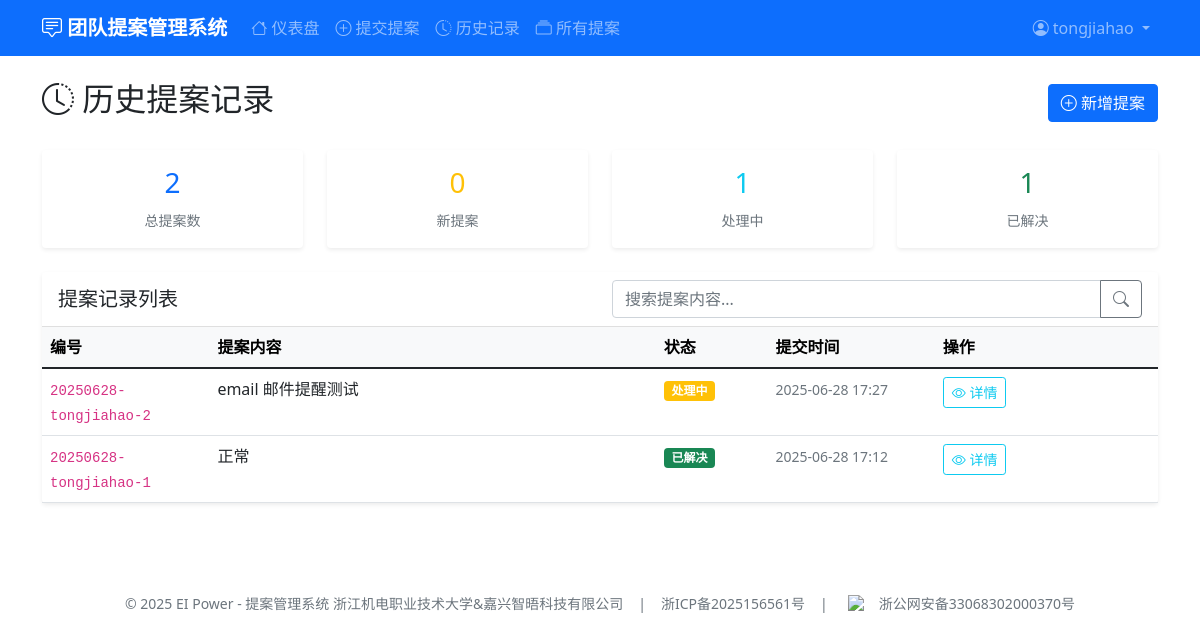
The app's page /history (signed in) with its own data.
### tables this page shows
CREATE TABLE users (
            id INTEGER PRIMARY KEY AUTOINCREMENT,
            username TEXT UNIQUE NOT NULL,
            password TEXT NOT NULL,
            email TEXT NOT NULL,
            name TEXT NOT NULL,
            is_admin BOOLEAN DEFAULT 0,
            created_at TIMESTAMP DEFAULT CURRENT_TIMESTAMP
        );

CREATE TABLE feedback (
            id TEXT PRIMARY KEY,
            user_id INTEGER NOT NULL,
            content TEXT NOT NULL,
            status TEXT DEFAULT '新提案',
            revised_proposal TEXT,
            admin_comment TEXT,
            handler TEXT,
            created_at TIMESTAMP DEFAULT CURRENT_TIMESTAMP,
            updated_at TIMESTAMP,
            FOREIGN KEY (user_id) REFERENCES users (id)
        );

### app.py (the view)
@app.route('/history')
@login_required
def history():
    conn = get_db_connection()
    feedback_list_raw = conn.execute(
        'SELECT * FROM feedback WHERE user_id = ? ORDER BY created_at DESC',
        (current_user.id,)
    ).fetchall()
    feedback_list = []
    for feedback in feedback_list_raw:
        feedback_dict = dict(feedback)
        if feedback_dict['created_at']:
            try:
                feedback_dict['created_at'] = datetime.fromisoformat(feedback_dict['created_at'].replace('Z', '+00:00'))
            except:
                feedback_dict['created_at'] = datetime.strptime(feedback_dict['created_at'], '%Y-%m-%d %H:%M:%S')
        if feedback_dict['updated_at']:
            try:
                feedback_dict['updated_at'] = datetime.fromisoformat(feedback_dict['updated_at'].replace('Z', '+00:00'))
            except:
                feedback_dict['updated_at'] = datetime.strptime(feedback_dict['updated_at'], '%Y-%m-%d %H:%M:%S')
        feedback_list.append(feedback_dict)
    conn.close()
    return render_template('history.html', feedback_list=feedback_list)

### app.py (called while the page is built)
@login_manager.user_loader
def load_user(user_id):
    conn = get_db_connection()
    user = conn.execute('SELECT * FROM users WHERE id = ?', (user_id,)).fetchone()
    conn.close()
    if user:
        return User(user['id'], user['username'], user['email'], user['name'], user['is_admin'])
    return None

### database.py (called while the page is built)
def get_db_connection():
    conn = sqlite3.connect('feedback_system.db')
    conn.row_factory = sqlite3.Row
    return conn

### templates/history.html (shortened to what this page needs)
{% extends "base.html" %}
{% block content %}
<div class="row">
    <div class="col-12">
        <div class="d-flex justify-content-between align-items-center mb-4">
            <h2><i class="bi bi-clock-history"></i> 历史提案记录</h2>
            <a href="{{ url_for('submit_feedback') }}" class="btn btn-primary">
                <i class="bi bi-plus-circle"></i> 新增提案
            </a>
        </div>
    </div>
</div>
{% if feedback_list %}
<div class="row mb-4">
    <div class="col-md-3">
        <div class="card border-0 shadow-sm text-center">
            <div class="card-body">
                <h3 class="text-primary">{{ feedback_list|length }}</h3>
                <small class="text-muted">总提案数</small>
            </div>
        </div>
    </div>
    <div class="col-md-3">
        <div class="card border-0 shadow-sm text-center">
            <div class="card-body">
                <h3 class="text-warning">{{ feedback_list|selectattr('status', 'equalto', '新提案')|list|length }}</h3>
                <small class="text-muted">新提案</small>
            </div>
        </div>
    </div>
    <div class="col-md-3">
        <div class="card border-0 shadow-sm text-center">
            <div class="card-body">
                <h3 class="text-info">{{ feedback_list|selectattr('status', 'equalto', '处理中')|list|length }}</h3>
                <small class="text-muted">处理中</small>
            </div>
        </div>
    </div>
    <div class="col-md-3">
        <div class="card border-0 shadow-sm text-center">
            <div class="card-body">
                <h3 class="text-success">{{ feedback_list|selectattr('status', 'equalto', '已解决')|list|length }}</h3>
                <small class="text-muted">已解决</small>
            </div>
        </div>
    </div>
</div>
<div class="row">
    <div class="col-12">
        <div class="card border-0 shadow-sm">
            <div class="card-header bg-white">
                <div class="row align-items-center">
                    <div class="col-md-6">
                        <h5 class="mb-0">提案记录列表</h5>
                    </div>
                    <div class="col-md-6">
                        <div class="input-group">
                            <input type="text" class="form-control" id="search-input" placeholder="搜索提案内容...">
                            <button class="btn btn-outline-secondary" type="button" id="search-btn">
                                <i class="bi bi-search"></i>
                            </button>
                        </div>
                    </div>
                </div>
            </div>
            <div class="card-body p-0">
                <div class="table-responsive">
                    <table class="table table-hover mb-0" id="feedback-table">
                        <thead class="table-light">
                            <tr>
                                <th style="width: 15%;">编号</th>
                                <th style="width: 40%;">提案内容</th>
                                <th style="width: 10%;">状态</th>
                                <th style="width: 15%;">提交时间</th>
                                <th style="width: 20%;">操作</th>
                            </tr>
                        </thead>
                        <tbody>
                            {% for feedback in feedback_list %}
                            <tr class="feedback-row">
                                <td>
                                    <code class="small">{{ feedback.id }}</code>
                                </td>
                                <td>
                                    <div class="feedback-content" data-content="{{ feedback.content }}">
                                        <div class="text-truncate" style="max-width: 300px;" title="{{ feedback.content }}">
                                            {{ feedback.content }}
                                        </div>
                                    </div>
                                </td>
                                <td>
                                    {% if feedback.status == '新提案' %}
                                        <span class="badge bg-primary">{{ feedback.status }}</span>
                                    {% elif feedback.status == '处理中' %}
                                        <span class="badge bg-warning">{{ feedback.status }}</span>
                                    {% elif feedback.status == '已解决' %}
                                        <span class="badge bg-success">{{ feedback.status }}</span>
                                    {% endif %}
                                </td>
                                <td>
                                    <small class="text-muted">
                                        {{ feedback.created_at.strftime('%Y-%m-%d %H:%M') if feedback.created_at else '' }}
                                    </small>
                                </td>
                                <td>
                                    <button class="btn btn-outline-info btn-sm"
                                            data-id="{{ feedback.id }}"
                                            data-content="{{ feedback.content|replace('"', '&quot;')|replace("'", "&#39;") }}"
                                            data-status="{{ feedback.status }}"
                                            data-revised="{{ (feedback.revised_proposal or '')|replace('"', '&quot;')|replace("'", "&#39;") }}"
                                            data-comment="{{ (feedback.admin_comment or '')|replace('"', '&quot;')|replace("'", "&#39;") }}"
                                            data-handler="{{ feedback.handler or '' }}"
                                            data-created="{{ feedback.created_at.strftime('%Y-%m-%d %H:%M') if feedback.created_at else '' }}"
                                            data-updated="{{ feedback.updated_at.strftime('%Y-%m-%d %H:%M') if feedback.updated_at else '' }}"
                                            onclick="showFeedbackDetailFromData(this)">
                                        <i class="bi bi-eye"></i> 详情
                                    </button>
                                </td>
                            </tr>
                            {% endfor %}
                        </tbody>
                    </table>
                </div>
            </div>
        </div>
    </div>
</div>
{% endif %}
{% endblock %}

### templates/base.html (shortened to what this page needs)
<!DOCTYPE html>
<html lang="zh-CN">
<head>
    <link href="https://cdn.jsdelivr.net/npm/bootstrap@5.1.3/dist/css/bootstrap.min.css" rel="stylesheet">
    <link href="https://cdn.jsdelivr.net/npm/bootstrap-icons@1.7.2/font/bootstrap-icons.css" rel="stylesheet">
</head>
<body>
    {% if current_user.is_authenticated %}
    <nav class="navbar navbar-expand-lg navbar-dark bg-primary">
        <div class="container">
            <a class="navbar-brand" href="{{ url_for('dashboard') }}">
                <i class="bi bi-chat-square-text"></i> 团队提案管理系统
            </a>
            <div class="collapse navbar-collapse" id="navbarNav">
                <ul class="navbar-nav me-auto">
                    <li class="nav-item">
                        <a class="nav-link" href="{{ url_for('dashboard') }}">
                            <i class="bi bi-house"></i> 仪表盘
                        </a>
                    </li>
                    <li class="nav-item">
                        <a class="nav-link" href="{{ url_for('submit_feedback') }}">
                            <i class="bi bi-plus-circle"></i> 提交提案
                        </a>
                    </li>
                    <li class="nav-item">
                        <a class="nav-link" href="{{ url_for('history') }}">
                            <i class="bi bi-clock-history"></i> 历史记录
                        </a>
                    </li>
                    <li class="nav-item">
                        <a class="nav-link" href="{{ url_for('all_proposals') }}">
                            <i class="bi bi-collection"></i> 所有提案
                        </a>
                    </li>
                </ul>
                <ul class="navbar-nav">
                    <li class="nav-item dropdown">
                        <a class="nav-link dropdown-toggle" href="#" id="navbarDropdown" role="button" data-bs-toggle="dropdown">
                            <i class="bi bi-person-circle"></i> {{ current_user.username }}
                        </a>
                    </li>
                </ul>
            </div>
        </div>
    </nav>
    {% endif %}
    <main class="container mt-4">
        {% block content %}{% endblock %}
    </main>
    <footer class="footer mt-auto">
        <div class="footer">
            <div class="footer-content">
                <span>&copy; 2025 EI Power - 提案管理系统 浙江机电职业技术大学&嘉兴智晤科技有限公司</span>
                <span class="divider">|</span>
                <a href="https://beian.miit.gov.cn/" target="_blank">浙ICP备2025156561号</a>
                <span class="divider">|</span>
                <img src="https://tjh666.cn/images/headlogo.png" alt="公安备案图标">
                <a href="https://beian.mps.gov.cn/#/query/webSearch?code=33068302000370" rel="noreferrer" target="_blank">浙公网安备33068302000370号</a>
            </div>
        </div>
    </footer>
</body>
</html>

### templates/base.html (style rules this page uses)
.navbar-brand { font-weight: bold; }
.footer { padding: 20px 0; margin-top: 50px; }
.footer-content { display: flex; justify-content: center; align-items: center; flex-wrap: wrap; gap: 10px; color: #6c757d; font-size: 14px; }
.footer-content a { color: #6c757d; text-decoration: none; }
.footer-content .divider { margin: 0 5px; }
.footer-content img { width: 16px; height: 16px; margin: 0 5px; vertical-align: middle; }

### records on screen
users: username "tongjiahao"
feedback: id "20250628-tongjiahao-2", content "email 邮件提醒测试", status "处理中", created_at "2025-06-28 17:27"
feedback: id "20250628-tongjiahao-1", content "正常", status "已解决", created_at "2025-06-28 17:12"

### other values on screen
{{ feedback_list|length }} "2"
{{ feedback_list|selectattr('status', 'equalto', '新提案')|list|length }} "0"
{{ feedback_list|selectattr('status', 'equalto', '处理中')|list|length }} "1"
{{ feedback_list|selectattr('status', 'equalto', '已解决')|list|length }} "1"
